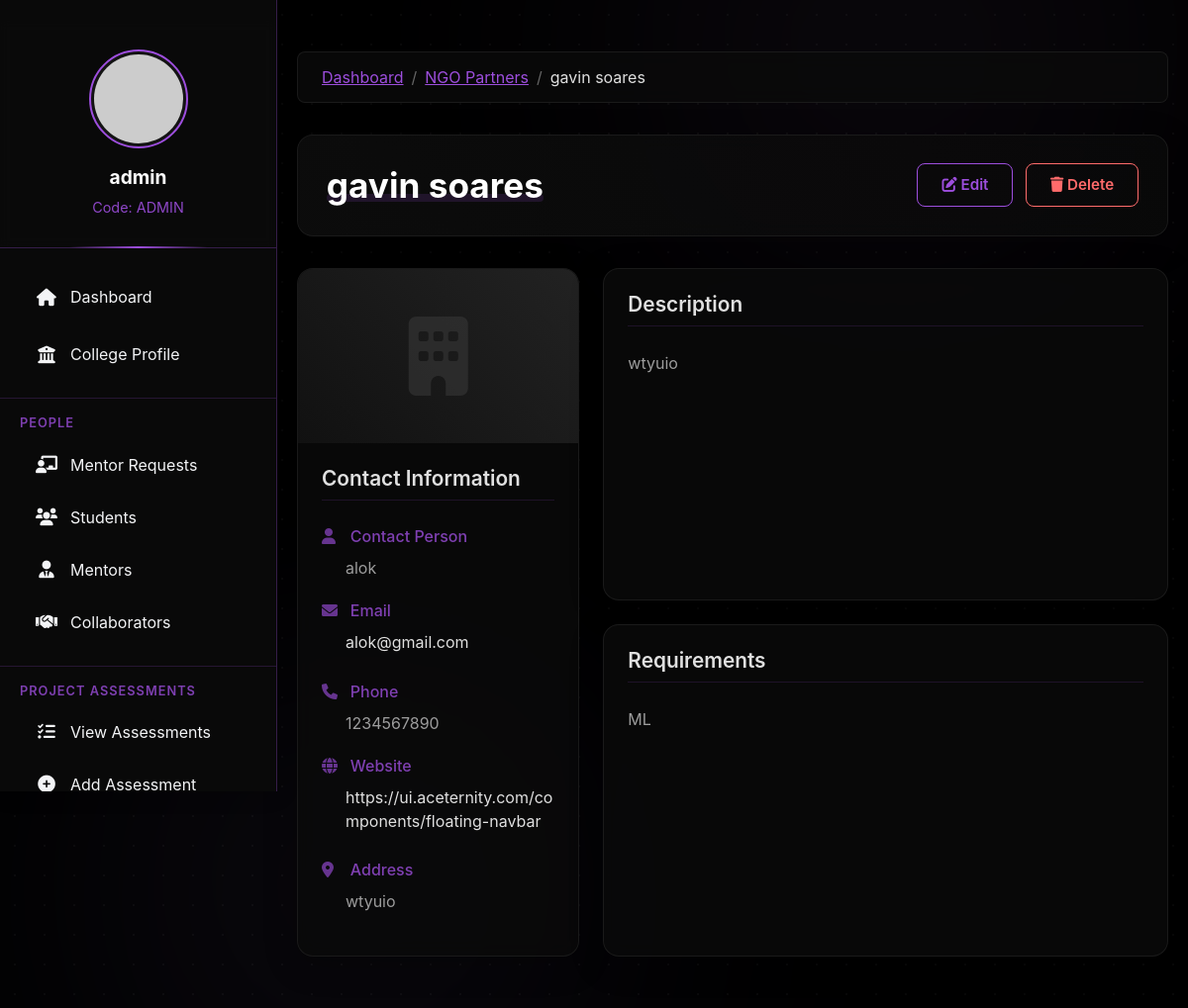
Page /college/ngo/2/ (signed in) on the committed database.
### college/models.py (models this page shows, shortened)
class CollegeProfile(models.Model):
    user = models.OneToOneField(User, on_delete=models.CASCADE)
    college_name = models.CharField(max_length=200, blank=True, null=True)
    college_code = models.CharField(max_length=50, blank=True, null=True)
    address = models.TextField(blank=True, null=True)
    contact_number = models.CharField(max_length=20, blank=True, null=True)
    website = models.URLField(blank=True, null=True)
    established_year = models.IntegerField(blank=True, null=True)
    principal_name = models.CharField(max_length=100, blank=True, null=True)
    principal_email = models.EmailField(blank=True, null=True)
    total_students = models.IntegerField(default=0)
    total_faculty = models.IntegerField(default=0)
    created_at = models.DateTimeField(auto_now_add=True)
    updated_at = models.DateTimeField(auto_now=True)

class NGO(models.Model):
    college = models.ForeignKey(CollegeProfile, on_delete=models.CASCADE, related_name='ngos')
    name = models.CharField(max_length=200)
    description = models.TextField()
    requirements = models.TextField(help_text="What the NGO needs or is looking for")
    contact_person = models.CharField(max_length=100, blank=True, null=True)
    contact_email = models.EmailField(blank=True, null=True)
    contact_phone = models.CharField(max_length=20, blank=True, null=True)
    website = models.URLField(blank=True, null=True)
    address = models.TextField(blank=True, null=True)
    image = models.ImageField(upload_to='ngo_images/', blank=True, null=True)
    created_at = models.DateTimeField(auto_now_add=True)
    updated_at = models.DateTimeField(auto_now=True)
    is_active = models.BooleanField(default=True)

### college/views.py (the view)
# urls.py: path('ngo/<int:ngo_id>/', views.ngo_detail, name='ngo_detail'),
@login_required
def ngo_detail(request, ngo_id):
    try:
        profile = CollegeProfile.objects.get(user=request.user)
        ngo = get_object_or_404(NGO, id=ngo_id, college=profile)
        context = {
            'profile': profile,
            'ngo': ngo
        }
        return render(request, 'college/ngo_detail.html', context)
    except CollegeProfile.DoesNotExist:
        messages.error(request, 'College profile not found!')
        return redirect('college_login')

### college/templates/college/ngo_detail.html (shortened to what this page needs)
{% extends 'college/base.html' %}
{% block content %}
<div class="ngo-container container">
    <div class="row">
        <div class="col-12">
            <nav aria-label="breadcrumb">
                <ol class="breadcrumb">
                    <li class="breadcrumb-item"><a href="{% url 'college_dashboard' %}">Dashboard</a></li>
                    <li class="breadcrumb-item"><a href="{% url 'ngo_list' %}">NGO Partners</a></li>
                    <li class="breadcrumb-item active" aria-current="page">{{ ngo.name }}</li>
                </ol>
            </nav>
        </div>
    </div>
    <div class="header-section">
        <div class="d-flex justify-content-between align-items-center">
            <h1>{{ ngo.name }}</h1>
            <div class="action-buttons">
                <a href="{% url 'edit_ngo' ngo.id %}" class="btn btn-outline-primary me-2">
                    <i class="fas fa-edit"></i> Edit
                </a>
                <button type="button" class="btn btn-outline-danger" data-bs-toggle="modal" data-bs-target="#deleteModal">
                    <i class="fas fa-trash"></i> Delete
                </button>
            </div>
        </div>
    </div>
    <div class="ngo-info-grid">
        <div class="contact-card">
            <div class="ngo-image-container">
                {% if ngo.image %}
                    <img src="{{ ngo.image.url }}" alt="{{ ngo.name }}" class="card-img-top">
                {% else %}
                    <div class="ngo-image-placeholder">
                        <i class="fas fa-building fa-5x"></i>
                    </div>
                {% endif %}
            </div>
            <div class="card-body">
                <h5 class="card-title">Contact Information</h5>
                <ul class="contact-list">
                    <li class="contact-item">
                        <strong><i class="fas fa-user"></i>Contact Person</strong>
                        <div>{{ ngo.contact_person }}</div>
                    </li>
                    <li class="contact-item">
                        <strong><i class="fas fa-envelope"></i>Email</strong>
                        <div><a href="mailto:{{ ngo.contact_email }}">{{ ngo.contact_email }}</a></div>
                    </li>
                    <li class="contact-item">
                        <strong><i class="fas fa-phone"></i>Phone</strong>
                        <div>{{ ngo.contact_phone }}</div>
                    </li>
                    {% if ngo.website %}
                    <li class="contact-item">
                        <strong><i class="fas fa-globe"></i>Website</strong>
                        <div><a href="{{ ngo.website }}" target="_blank" title="{{ ngo.website }}">{{ ngo.website }}</a></div>
                    </li>
                    {% endif %}
                    {% if ngo.address %}
                    <li class="contact-item">
                        <strong><i class="fas fa-map-marker-alt"></i>Address</strong>
                        <div>{{ ngo.address }}</div>
                    </li>
                    {% endif %}
                </ul>
            </div>
        </div>
        <div class="content-section">
            <div class="content-card">
                <div class="card-body">
                    <h5 class="card-title">Description</h5>
                    <p>{{ ngo.description|linebreaks }}</p>
                </div>
            </div>
            <div class="content-card">
                <div class="card-body">
                    <h5 class="card-title">Requirements</h5>
                    <p>{{ ngo.requirements|linebreaks }}</p>
                </div>
            </div>
        </div>
    </div>
</div>
{% endblock %}

### college/templates/college/base.html (shortened to what this page needs)
<!DOCTYPE html>
<html lang="en">
<head>
    <link href="https://cdn.jsdelivr.net/npm/bootstrap@5.1.3/dist/css/bootstrap.min.css" rel="stylesheet">
    <link rel="stylesheet" href="https://cdnjs.cloudflare.com/ajax/libs/font-awesome/6.0.0/css/all.min.css">
</head>
<body>
    <div class="bg-elements">
        <div class="bg-gradient"></div>
        <div class="bg-gradient"></div>
        <div class="static-pattern"></div>
    </div>
    <div id="sidebar">
        <div class="profile-section">
            <img src="https://via.placeholder.com/100" alt="College Logo">
            <div class="college-name">{{ profile.college_name|default:"College Portal" }}</div>
            {% if profile.college_code %}
            <div class="college-code">Code: {{ profile.college_code }}</div>
            {% endif %}
        </div>
        <nav class="nav flex-column">
            <a class="nav-link {% if request.resolver_match.url_name == 'college_dashboard' %}active{% endif %}" href="{% url 'college_dashboard' %}">
                <i class="fas fa-home"></i> Dashboard
            </a>
            <a class="nav-link {% if request.resolver_match.url_name == 'college_profile' %}active{% endif %}" href="{% url 'college_profile' %}">
                <i class="fas fa-university"></i> College Profile
            </a>
            <div class="nav-section">
                <div class="nav-section-title">People</div>
                <div class="nav-item">
                    <a class="nav-link {% if 'mentor-requests' in request.path %}active{% endif %}" href="{% url 'mentor_requests' %}">
                        <i class="fas fa-chalkboard-teacher"></i> Mentor Requests
                    </a>
                </div>
                <a class="nav-link {% if request.resolver_match.url_name == 'registered_students' %}active{% endif %}" href="{% url 'registered_students' %}">
                    <i class="fas fa-users"></i> Students
                </a>
                <a class="nav-link {% if request.resolver_match.url_name == 'registered_mentors' %}active{% endif %}" href="{% url 'registered_mentors' %}">
                    <i class="fas fa-user-tie"></i> Mentors
                </a>
                <a class="nav-link {% if request.resolver_match.url_name == 'college_view_collaborators' %}active{% endif %}" href="{% url 'college_view_collaborators' %}">
                    <i class="fas fa-handshake"></i> Collaborators
                </a>
            </div>
            <div class="nav-section">
                <div class="nav-section-title">Project Assessments</div>
                <a class="nav-link {% if request.resolver_match.url_name == 'project_assessment_list' %}active{% endif %}" href="{% url 'project_assessment_list' %}">
                    <i class="fas fa-tasks"></i> View Assessments
                </a>
                <a class="nav-link {% if request.resolver_match.url_name == 'add_project_assessment' %}active{% endif %}" href="{% url 'add_project_assessment' %}">
                    <i class="fas fa-plus-circle"></i> Add Assessment
                </a>
            </div>
        </nav>
    </div>
    <div id="content">
        {% block content %}{% endblock %}
    </div>
</body>
</html>

### college/templates/college/base.html (style rules this page uses)
:root { --primary: #9d4edd; --primary-hover: #8b5cf6; --primary-light: rgba(157, 78, 221, 0.2); --text-light: #F3F4F6; --text-secondary: #D1D5DB; --sidebar-width: 280px; --sidebar-bg: rgba(10, 10, 10, 0.9); --card-bg: rgba(30, 30, 30, 0.5); --card-border: rgba(157, 78, 221, 0.3); }
body { background-color: #000000; min-height: 100vh; margin: 0; color: var(--text-light); font-family: 'Inter', sans-serif; overflow-x: hidden; position: relative; }
.bg-elements { position: fixed; top: 0; left: 0; width: 100%; height: 100%; z-index: -1; overflow: hidden; }
.bg-gradient { position: absolute; width: 30rem; height: 30rem; border-radius: 50%; filter: blur(10rem); z-index: -1; opacity: 0.4; }
.bg-gradient:nth-child(1) { top: -15%; right: 5%; background: rgba(157, 78, 221, 0.15); }
.bg-gradient:nth-child(2) { bottom: -15%; left: 10%; background: rgba(139, 92, 246, 0.15); }
.static-pattern { position: absolute; top: 0; left: 0; width: 100%; height: 100%; opacity: 0.1; z-index: -1; background-image: radial-gradient(#555555 1px, transparent 1px); background-size: 30px 30px; }
#sidebar { width: var(--sidebar-width); background: var(--sidebar-bg); backdrop-filter: blur(15px); border-right: 1px solid var(--card-border); height: 100vh; position: fixed; top: 0; left: 0; padding-top: 20px; z-index: 100; transition: all 0.3s ease; box-shadow: 0 0 20px rgba(0, 0, 0, 0.3); overflow-y: auto; }
#content { margin-left: var(--sidebar-width); padding: 20px; position: relative; z-index: 1; min-height: 100vh; }
.nav-link { color: var(--text-light); padding: 12px 20px; transition: all 0.3s; border-radius: 8px; margin: 5px 15px; display: flex; align-items: center; position: relative; overflow: hidden; }
.nav-link::before { content: ''; position: absolute; top: 0; left: 0; width: 0; height: 100%; background: linear-gradient(90deg, var(--primary-light), transparent); transition: width 0.3s ease; z-index: -1; }
.nav-link i { margin-right: 12px; font-size: 1.1rem; width: 24px; text-align: center; }
.profile-section { text-align: center; padding: 30px 20px; border-bottom: 1px solid rgba(157, 78, 221, 0.3); margin-bottom: 20px; position: relative; background: rgba(10, 10, 10, 0.6); backdrop-filter: blur(5px); }
.profile-section::after { content: ''; position: absolute; bottom: -1px; left: 50%; transform: translateX(-50%); width: 50%; height: 2px; background: linear-gradient(90deg, transparent, var(--primary), transparent); }
.profile-section img { width: 100px; height: 100px; border-radius: 50%; margin-bottom: 15px; border: 2px solid var(--primary); padding: 3px; background: rgba(30, 30, 30, 0.5); transition: transform 0.3s ease, box-shadow 0.3s ease; object-fit: cover; }
.college-name { color: white; font-weight: bold; margin-bottom: 5px; font-size: 1.2rem; }
.college-code { color: var(--primary); font-size: 0.9rem; opacity: 0.9; }
.nav-item { position: relative; }
.nav-section { margin-top: 15px; padding-top: 15px; border-top: 1px solid rgba(157, 78, 221, 0.2); }
.nav-section-title { font-size: 0.8rem; text-transform: uppercase; letter-spacing: 1px; color: #9d4edd; padding: 0 20px; margin-bottom: 8px; font-weight: 600; opacity: 0.8; }

### rows in the picture
CollegeProfile: college_name "admin", college_code "ADMIN"
NGO: name "gavin soares", contact_person "alok", contact_email "alok@gmail.com", contact_phone "1234567890", website "https://ui.aceternity.com/components/floating-navbar", address "wtyuio", description "wtyuio", requirements "ML"
